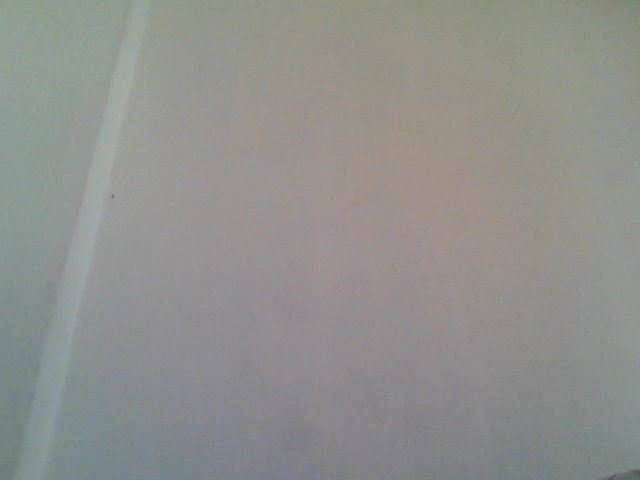
#> input picture Image Processing/img0.jpg, 640 x 480 px
$ python Color_picker.py   (Python 2 division)
#> lines starting #> are read from the running program, lines starting #| are printed output that depends on the picture
import cv2
import numpy as np

def mouse_click(event,x,y,flags,param):
    if event == cv2.EVENT_LBUTTONDBLCLK:
        for i in range (1,height-1):
            for j in range (1,width-1):
                if (i==x and j==y):
                    [b,g,r]= image3[i,j]
                    print b,g,r
                    #arr=np.uint8([[[b,g,r]]])
                    #print cv2.cvtColor(arr,cv2.COLOR_BGR2YUV)
                    break

image1 = cv2.imread("img0.jpg")
#> image1 is the input picture: shape (480, 640, 3); mean B, G, R 141.3, 144.5, 144.1
image2 = cv2.imread("img2.jpg")
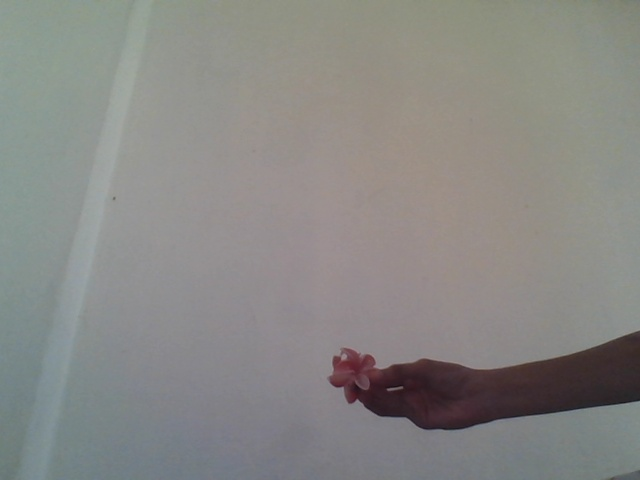
#> input picture Image Processing/img2.jpg, 640 x 480 px
#> image2 is the input picture: shape (480, 640, 3); mean B, G, R 132.8, 135.8, 136.4
image3 = cv2.absdiff(image1,image2)
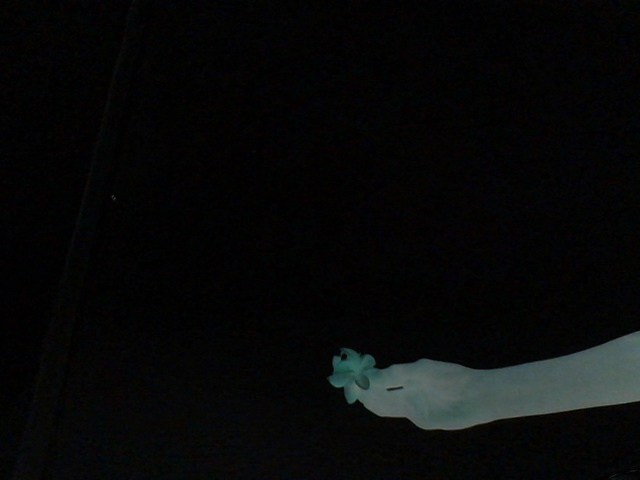
#> image3: shape (480, 640, 3); mean B, G, R 8.7, 8.7, 7.8
height = np.size(image3, 0)
#> height = 480
width = np.size(image3, 1)
#> width = 640


cv2.namedWindow('image')
cv2.setMouseCallback('image',mouse_click)
cv2.imshow('image',image3)
cv2.waitKey(0)
